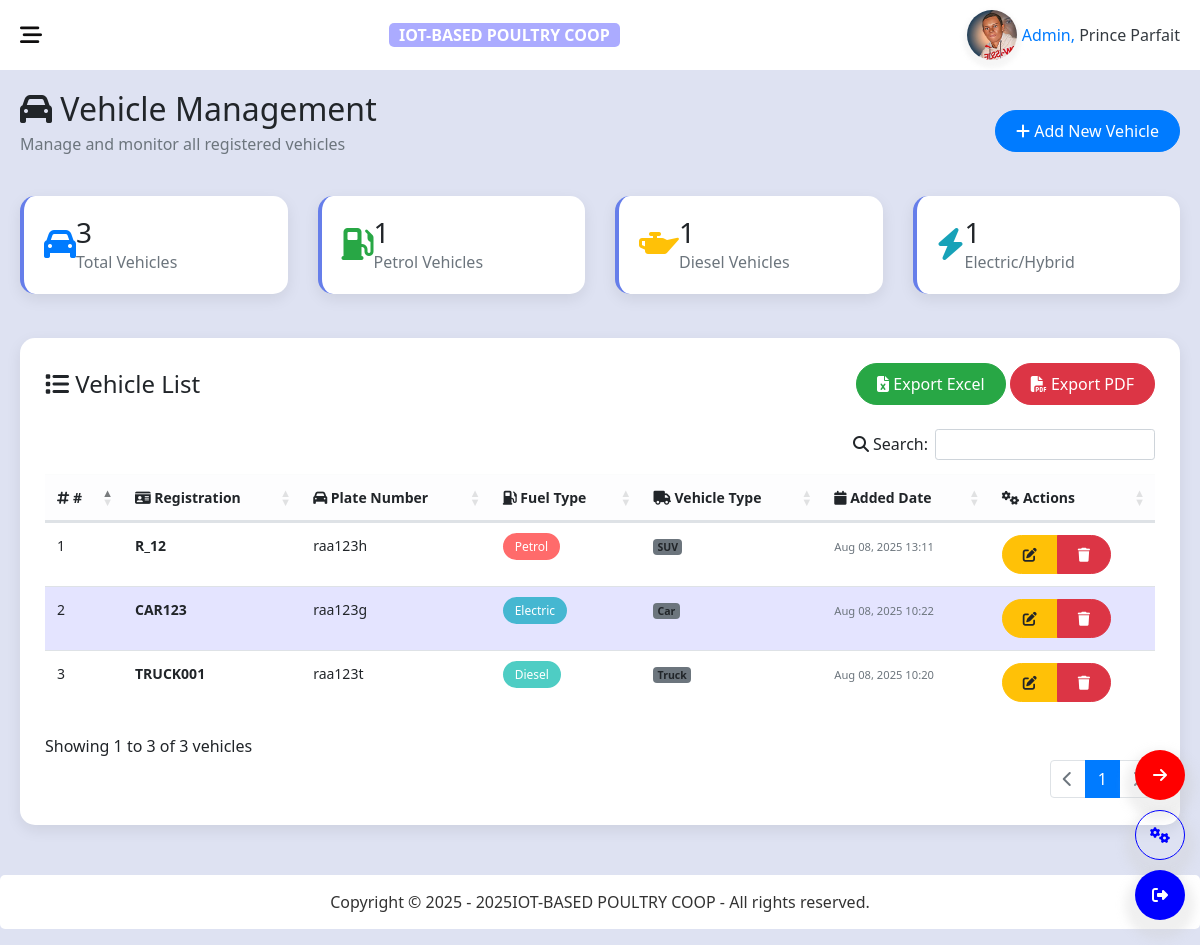
/dashboard/manage_vehicles.php (signed in), run on the app's committed database.
### tables this page shows
CREATE TABLE `users` (
  `UserId` int(11) NOT NULL,
  `Unique_id` varchar(255) NOT NULL,
  `FirstName` varchar(255) NOT NULL,
  `LastName` varchar(255) NOT NULL,
  `PhoneNumber` varchar(15) NOT NULL,
  `Email` varchar(255) NOT NULL,
  `Role` varchar(50) NOT NULL DEFAULT 'NoRole',
  `Password` varchar(255) NOT NULL,
  `Gender` varchar(25) NOT NULL,
  `Profile` varchar(255) NOT NULL DEFAULT 'NoProfile',
  `Access` varchar(50) NOT NULL DEFAULT 'Granted',
  `failed_attempts` int(11) NOT NULL DEFAULT 0,
  `lock_until` datetime DEFAULT NULL,
  `PasswordDetection` int(11) NOT NULL DEFAULT 1,
  `isDeleted` varchar(45) NOT NULL DEFAULT 'notDeleted',
  `DateCreated` datetime DEFAULT current_timestamp()
);

CREATE TABLE `vehicles` (
  `id` int(11) NOT NULL,
  `registration_no` varchar(50) NOT NULL,
  `plate_number` varchar(50) NOT NULL,
  `fuel_type` varchar(20) NOT NULL,
  `vehicle_type` varchar(20) NOT NULL,
  `created_at` timestamp NOT NULL DEFAULT current_timestamp(),
  `updated_at` timestamp NOT NULL DEFAULT current_timestamp() ON UPDATE current_timestamp()
);

### dashboard/manage_vehicles.php (the view, shortened to what this page needs)
<?php
include "php/includes/pure_header.php";
$sql = "SELECT * FROM vehicles ORDER BY created_at DESC";
$result = $con->query($sql);
$vehicles = [];
if ($result->num_rows > 0) {
    while($row = $result->fetch_assoc()) {
        $vehicles[] = $row;
    }
}
?>
<!DOCTYPE html>
<html lang="en">
<head>
    <link rel="stylesheet" href="extensions/bootstrap/css/bootstrap.min.css">
    <link rel="stylesheet" href="extensions/fontawesome/css/all.css">
    <link rel="stylesheet" href="https://cdn.datatables.net/1.13.7/css/dataTables.bootstrap5.min.css">
    <link rel="stylesheet" href="https://cdn.datatables.net/buttons/2.4.2/css/buttons.bootstrap5.min.css">
    <link rel="stylesheet" href="assets/css/main.css">
</head>
<body>
    <div class="body-contents-wrapper">
        <div class="contents">
            <?php include('php/includes/header.php'); ?>
            <div class="cont-container">
                <div class="d-flex justify-content-between align-items-center mb-4">
                    <div>
                        <h2 class="mb-1"><i class="fa-solid fa-car"></i> Vehicle Management</h2>
                        <p class="text-muted">Manage and monitor all registered vehicles</p>
                    </div>
                    <a href="add_new_vehicle.php" class="btn btn-primary btn-modern">
                        <i class="fa-solid fa-plus"></i> Add New Vehicle
                    </a>
                </div>
                <div class="row mb-4">
                    <div class="col-md-3">
                        <div class="stats-card">
                            <div class="d-flex align-items-center">
                                <div class="flex-shrink-0">
                                    <i class="fa-solid fa-car fa-2x text-primary"></i>
                                </div>
                                <div class="flex-grow-1 ms-3">
                                    <h3 class="mb-0"><?php echo count($vehicles); ?></h3>
                                    <p class="text-muted mb-0">Total Vehicles</p>
                                </div>
                            </div>
                        </div>
                    </div>
                    <div class="col-md-3">
                        <div class="stats-card">
                            <div class="d-flex align-items-center">
                                <div class="flex-shrink-0">
                                    <i class="fa-solid fa-gas-pump fa-2x text-success"></i>
                                </div>
                                <div class="flex-grow-1 ms-3">
                                    <h3 class="mb-0">
                                        <?php echo count(array_filter($vehicles, fn($v) => $v['fuel_type'] === 'Petrol')); ?>
                                    </h3>
                                    <p class="text-muted mb-0">Petrol Vehicles</p>
                                </div>
                            </div>
                        </div>
                    </div>
                    <div class="col-md-3">
                        <div class="stats-card">
                            <div class="d-flex align-items-center">
                                <div class="flex-shrink-0">
                                    <i class="fa-solid fa-oil-can fa-2x text-warning"></i>
                                </div>
                                <div class="flex-grow-1 ms-3">
                                    <h3 class="mb-0">
                                        <?php echo count(array_filter($vehicles, fn($v) => $v['fuel_type'] === 'Diesel')); ?>
                                    </h3>
                                    <p class="text-muted mb-0">Diesel Vehicles</p>
                                </div>
                            </div>
                        </div>
                    </div>
                    <div class="col-md-3">
                        <div class="stats-card">
                            <div class="d-flex align-items-center">
                                <div class="flex-shrink-0">
                                    <i class="fa-solid fa-bolt fa-2x text-info"></i>
                                </div>
                                <div class="flex-grow-1 ms-3">
                                    <h3 class="mb-0">
                                        <?php echo count(array_filter($vehicles, fn($v) => $v['fuel_type'] === 'Electric' || $v['fuel_type'] === 'Hybrid')); ?>
                                    </h3>
                                    <p class="text-muted mb-0">Electric/Hybrid</p>
                                </div>
                            </div>
                        </div>
                    </div>
                </div>
                <div class="table-container">
                    <div class="d-flex justify-content-between align-items-center mb-4">
                        <h4 class="mb-0"><i class="fa-solid fa-list"></i> Vehicle List</h4>
                        <div>
                            <button class="btn btn-success btn-modern" onclick="exportToExcel()">
                                <i class="fa-solid fa-file-excel"></i> Export Excel
                            </button>
                            <button class="btn btn-danger btn-modern" onclick="exportToPDF()">
                                <i class="fa-solid fa-file-pdf"></i> Export PDF
                            </button>
                        </div>
                    </div>
                    <?php if (empty($vehicles)): ?>
                        <div class="text-center py-5">
                            <i class="fa-solid fa-car fa-5x text-muted mb-3"></i>
                            <h4 class="text-muted">No vehicles found</h4>
                            <p class="text-muted">Add your first vehicle to get started</p>
                            <a href="add_new_vehicle.php" class="btn btn-primary btn-modern">
                                <i class="fa-solid fa-plus"></i> Add Vehicle
                            </a>
                        </div>
                    <?php else: ?>
                        <div class="table-responsive">
                            <table id="vehiclesTable" class="table table-hover">
                                <thead class="table-light">
                                    <tr>
                                        <th><i class="fa-solid fa-hashtag"></i> #</th>
                                        <th><i class="fa-solid fa-id-card"></i> Registration</th>
                                        <th><i class="fa-solid fa-car"></i> Plate Number</th>
                                        <th><i class="fa-solid fa-gas-pump"></i> Fuel Type</th>
                                        <th><i class="fa-solid fa-truck"></i> Vehicle Type</th>
                                        <th><i class="fa-solid fa-calendar"></i> Added Date</th>
                                        <th><i class="fa-solid fa-cogs"></i> Actions</th>
                                    </tr>
                                </thead>
                                <tbody>
                                    <?php foreach ($vehicles as $index => $vehicle): ?>
                                        <tr>
                                            <td><?php echo $index + 1; ?></td>
                                            <td>
                                                <strong><?php echo htmlspecialchars($vehicle['registration_no']); ?></strong>
                                            </td>
                                            <td><?php echo htmlspecialchars($vehicle['plate_number']); ?></td>
                                            <td>
                                                <span class="status-badge fuel-<?php echo strtolower($vehicle['fuel_type']); ?>">
                                                    <?php echo htmlspecialchars($vehicle['fuel_type']); ?>
                                                </span>
                                            </td>
                                            <td>
                                                <span class="badge bg-secondary">
                                                    <?php echo htmlspecialchars($vehicle['vehicle_type']); ?>
                                                </span>
                                            </td>
                                            <td>
                                                <small class="text-muted">
                                                    <?php echo date('M d, Y H:i', strtotime($vehicle['created_at'])); ?>
                                                </small>
                                            </td>
                                            <td>
                                                <div class="btn-group" role="group">
                                                    <button class="btn btn-sm btn-warning btn-modern"
                                                            onclick="editVehicle(<?php echo $vehicle['id']; ?>)">
                                                        <i class="fa-solid fa-edit"></i>
                                                    </button>
                                                    <button class="btn btn-sm btn-danger btn-modern"
                                                            onclick="deleteVehicle(<?php echo $vehicle['id']; ?>)">
                                                        <i class="fa-solid fa-trash"></i>
                                                    </button>
                                                </div>
                                            </td>
                                        </tr>
                                    <?php endforeach; ?>
                                </tbody>
                            </table>
                        </div>
                    <?php endif; ?>
                </div>
            </div>
            <?php include('php/includes/Rlinks.php'); ?>
            <?php include('php/includes/footer.php'); ?>
        </div>
    </div>
</body>
</html>

### dashboard/php/includes/header.php (shortened to what this page needs)
<?php
include "php/config.php";
if (!isset($_SESSION['user_uni_id'])) {
    echo "<script>alert('You must login first.')</script>";
    echo "<script>window.location.href = '../default/login.php'</script>";
} else {
    $selectuser = mysqli_query($con, "SELECT * FROM `users` WHERE `Unique_id` = {$_SESSION['user_uni_id']}");
    $user = mysqli_fetch_assoc($selectuser);
    $role = $user['Role'];
    $fname = $user['FirstName'];
}
?>
<div class="top-header-contents">
    <div class="left-top-header-contents sub-header-contentes n-flex-content">
        <i class="fa-solid fa-bars-staggered toggleAsidebar"></i>
    </div>
    <a href="index.php" class="companyTitle">
       IOT-BASED POULTRY COOP
    </a>
    <div class="right-top-header-contents sub-header-contentes">
        <?php
        $profile = 'php/userimages/' . $user['Profile'] . '';
        $default_image_url = '<img src="php/defaultavatar/avatar.png" alt="avatar">';
        if ($user['Profile'] == '') {
            echo $default_image_url;
        } elseif (file_exists($profile)) {
            echo '<a href="' . $profile . '" target="_blank"><img src="' . $profile . '" alt="profile"></a>';
        } else {
            echo $default_image_url;
        }
        ?>
        <p>
            <a href="settings.php" class="text-dark" style="text-decoration: none;">
                <span class="userTitle text-primary"><?= ucfirst($role); ?>, </span> <?= $fname; ?>
            </a>
        </p>
    </div>
</div>

### data on the page
users: Profile (picture), Role "Admin", FirstName "Prince Parfait"
vehicles: registration_no "R_12", plate_number "raa123h", fuel_type "Petrol", vehicle_type "SUV", created_at "Aug 08, 2025 13:11"
vehicles: registration_no "CAR123", plate_number "raa123g", fuel_type "Electric", vehicle_type "Car", created_at "Aug 08, 2025 10:22"
vehicles: registration_no "TRUCK001", plate_number "raa123t", fuel_type "Diesel", vehicle_type "Truck", created_at "Aug 08, 2025 10:20"

### other printed values
count($vehicles) "3"
count(array_filter($vehicles, fn($v) => $v['fuel_type'] === 'Petrol')) "1"
count(array_filter($vehicles, fn($v) => $v['fuel_type'] === 'Diesel')) "1"
